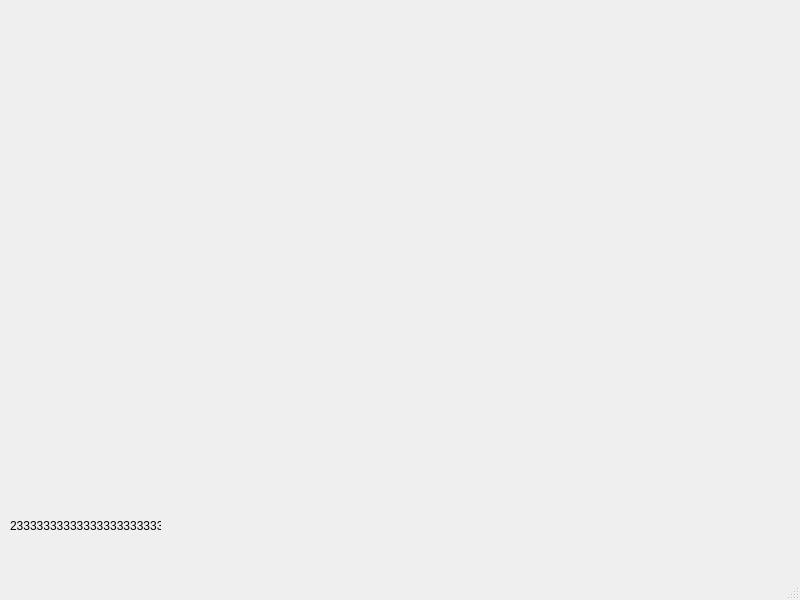
<?xml version="1.0" encoding="UTF-8"?>
<ui version="4.0">
 <class>MainWindow</class>
 <widget class="QMainWindow" name="MainWindow">
  <property name="geometry">
   <rect>
    <x>0</x>
    <y>0</y>
    <width>800</width>
    <height>600</height>
   </rect>
  </property>
  <property name="windowTitle">
   <string>MainWindow</string>
  </property>
  <widget class="QWidget" name="centralwidget">
   <widget class="QLabel" name="label">
    <property name="geometry">
     <rect>
      <x>10</x>
      <y>500</y>
      <width>151</width>
      <height>51</height>
     </rect>
    </property>
    <property name="text">
     <string>23333333333333333333333</string>
    </property>
   </widget>
  </widget>
  <widget class="QMenuBar" name="menubar">
   <property name="geometry">
    <rect>
     <x>0</x>
     <y>0</y>
     <width>800</width>
     <height>23</height>
    </rect>
   </property>
  </widget>
  <widget class="QStatusBar" name="statusbar"/>
 </widget>
 <resources/>
 <connections/>
</ui>
